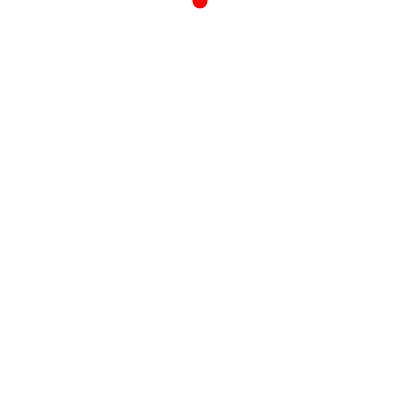
Frame 1 (no input)
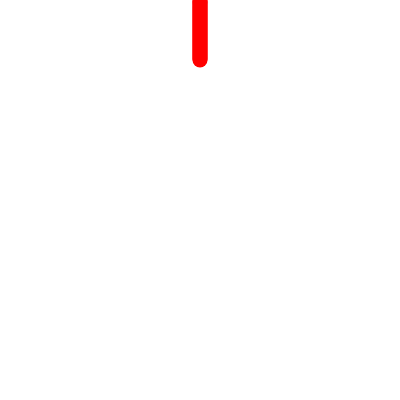
Frame 60 (no input)
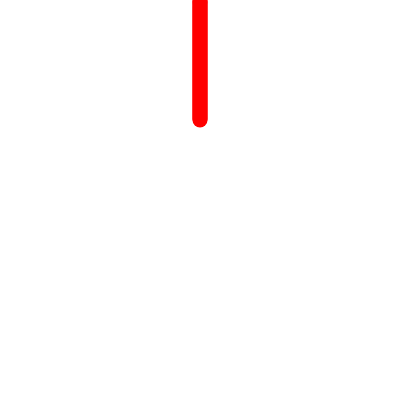
Frame 120 (the mouse pressed at the canvas centre since frame 60)

The p5.js sketch that drew these frames (run headless with seeded random() and noise() and a simulated clock; from frame 60 on, the mouse is pressed at the canvas centre):

// p5.js sketch
// ── sketch.js
let y = 0
function setup(){
  createCanvas(400,400)
   background(255);
}
function draw(){
  noStroke()
 y += 1;
  fill(255,0,0);
  if (y > 400){
    y = 0;
    background(255);
  }
  circle(200, y, 15)

  fill(50);
  rectMode(CENTER);
  rect(200,550,50,100);
  rect(200,500,70,50);
  fill(0);
  circle(200,560,20);
  
}
